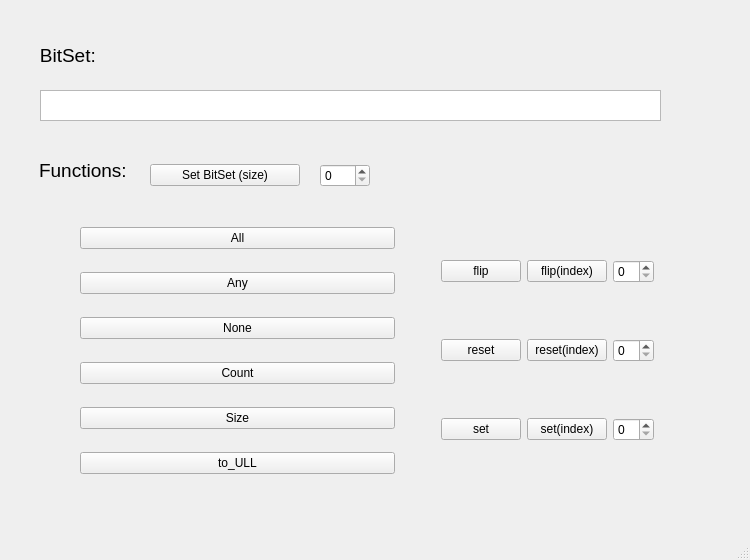
<?xml version="1.0" encoding="UTF-8"?>
<ui version="4.0">
 <class>MainWindow</class>
 <widget class="QMainWindow" name="MainWindow">
  <property name="geometry">
   <rect>
    <x>0</x>
    <y>0</y>
    <width>750</width>
    <height>560</height>
   </rect>
  </property>
  <property name="sizePolicy">
   <sizepolicy hsizetype="Fixed" vsizetype="Fixed">
    <horstretch>0</horstretch>
    <verstretch>0</verstretch>
   </sizepolicy>
  </property>
  <property name="minimumSize">
   <size>
    <width>750</width>
    <height>560</height>
   </size>
  </property>
  <property name="maximumSize">
   <size>
    <width>750</width>
    <height>560</height>
   </size>
  </property>
  <property name="windowTitle">
   <string>MainWindow</string>
  </property>
  <widget class="QWidget" name="centralwidget">
   <widget class="QLabel" name="label">
    <property name="geometry">
     <rect>
      <x>20</x>
      <y>30</y>
      <width>101</width>
      <height>51</height>
     </rect>
    </property>
    <property name="font">
     <font>
      <pointsize>14</pointsize>
     </font>
    </property>
    <property name="text">
     <string>BitSet: </string>
    </property>
    <property name="alignment">
     <set>Qt::AlignCenter</set>
    </property>
   </widget>
   <widget class="QLabel" name="label_2">
    <property name="geometry">
     <rect>
      <x>20</x>
      <y>140</y>
      <width>131</width>
      <height>61</height>
     </rect>
    </property>
    <property name="font">
     <font>
      <pointsize>14</pointsize>
     </font>
    </property>
    <property name="text">
     <string>Functions: </string>
    </property>
    <property name="alignment">
     <set>Qt::AlignCenter</set>
    </property>
   </widget>
   <widget class="QWidget" name="horizontalLayoutWidget">
    <property name="geometry">
     <rect>
      <x>150</x>
      <y>160</y>
      <width>221</width>
      <height>31</height>
     </rect>
    </property>
    <layout class="QHBoxLayout" name="horizontalLayout_2">
     <property name="spacing">
      <number>0</number>
     </property>
     <item>
      <widget class="QPushButton" name="setBitsetButton">
       <property name="maximumSize">
        <size>
         <width>150</width>
         <height>16777215</height>
        </size>
       </property>
       <property name="text">
        <string>Set BitSet (size)</string>
       </property>
      </widget>
     </item>
     <item>
      <spacer name="horizontalSpacer">
       <property name="orientation">
        <enum>Qt::Horizontal</enum>
       </property>
       <property name="sizeType">
        <enum>QSizePolicy::Fixed</enum>
       </property>
       <property name="sizeHint" stdset="0">
        <size>
         <width>20</width>
         <height>20</height>
        </size>
       </property>
      </spacer>
     </item>
     <item>
      <widget class="QSpinBox" name="sizeBox">
       <property name="maximumSize">
        <size>
         <width>50</width>
         <height>16777215</height>
        </size>
       </property>
      </widget>
     </item>
    </layout>
   </widget>
   <widget class="QWidget" name="horizontalLayoutWidget_5">
    <property name="geometry">
     <rect>
      <x>80</x>
      <y>210</y>
      <width>574</width>
      <height>283</height>
     </rect>
    </property>
    <layout class="QHBoxLayout" name="horizontalLayout_7">
     <property name="rightMargin">
      <number>0</number>
     </property>
     <item>
      <layout class="QVBoxLayout" name="verticalLayout">
       <property name="bottomMargin">
        <number>0</number>
       </property>
       <item>
        <widget class="QPushButton" name="allButton">
         <property name="text">
          <string>All</string>
         </property>
        </widget>
       </item>
       <item>
        <widget class="QPushButton" name="anyButton">
         <property name="text">
          <string>Any</string>
         </property>
        </widget>
       </item>
       <item>
        <widget class="QPushButton" name="noneButton">
         <property name="text">
          <string>None</string>
         </property>
        </widget>
       </item>
       <item>
        <widget class="QPushButton" name="countButton">
         <property name="text">
          <string>Count</string>
         </property>
        </widget>
       </item>
       <item>
        <widget class="QPushButton" name="sizeButton">
         <property name="text">
          <string>Size</string>
         </property>
        </widget>
       </item>
       <item>
        <widget class="QPushButton" name="toUllButton">
         <property name="text">
          <string>to_ULL</string>
         </property>
        </widget>
       </item>
      </layout>
     </item>
     <item>
      <spacer name="horizontalSpacer_2">
       <property name="orientation">
        <enum>Qt::Horizontal</enum>
       </property>
       <property name="sizeType">
        <enum>QSizePolicy::Fixed</enum>
       </property>
       <property name="sizeHint" stdset="0">
        <size>
         <width>40</width>
         <height>20</height>
        </size>
       </property>
      </spacer>
     </item>
     <item>
      <layout class="QVBoxLayout" name="verticalLayout_2">
       <property name="bottomMargin">
        <number>0</number>
       </property>
       <item>
        <layout class="QHBoxLayout" name="horizontalLayout_3">
         <item>
          <widget class="QPushButton" name="flipButton">
           <property name="sizePolicy">
            <sizepolicy hsizetype="Fixed" vsizetype="Fixed">
             <horstretch>0</horstretch>
             <verstretch>0</verstretch>
            </sizepolicy>
           </property>
           <property name="text">
            <string>flip</string>
           </property>
          </widget>
         </item>
         <item>
          <widget class="QPushButton" name="flipIdButton">
           <property name="sizePolicy">
            <sizepolicy hsizetype="Fixed" vsizetype="Fixed">
             <horstretch>0</horstretch>
             <verstretch>0</verstretch>
            </sizepolicy>
           </property>
           <property name="text">
            <string>flip(index)</string>
           </property>
          </widget>
         </item>
         <item>
          <widget class="QSpinBox" name="flipBox">
           <property name="sizePolicy">
            <sizepolicy hsizetype="Fixed" vsizetype="Fixed">
             <horstretch>0</horstretch>
             <verstretch>0</verstretch>
            </sizepolicy>
           </property>
          </widget>
         </item>
        </layout>
       </item>
       <item>
        <layout class="QHBoxLayout" name="horizontalLayout_5">
         <item>
          <widget class="QPushButton" name="resetButton">
           <property name="sizePolicy">
            <sizepolicy hsizetype="Fixed" vsizetype="Fixed">
             <horstretch>0</horstretch>
             <verstretch>0</verstretch>
            </sizepolicy>
           </property>
           <property name="text">
            <string>reset</string>
           </property>
          </widget>
         </item>
         <item>
          <widget class="QPushButton" name="resetIdButton">
           <property name="sizePolicy">
            <sizepolicy hsizetype="Fixed" vsizetype="Fixed">
             <horstretch>0</horstretch>
             <verstretch>0</verstretch>
            </sizepolicy>
           </property>
           <property name="text">
            <string>reset(index)</string>
           </property>
          </widget>
         </item>
         <item>
          <widget class="QSpinBox" name="resetBox">
           <property name="sizePolicy">
            <sizepolicy hsizetype="Fixed" vsizetype="Fixed">
             <horstretch>0</horstretch>
             <verstretch>0</verstretch>
            </sizepolicy>
           </property>
          </widget>
         </item>
        </layout>
       </item>
       <item>
        <layout class="QHBoxLayout" name="horizontalLayout_6">
         <item>
          <widget class="QPushButton" name="setButton">
           <property name="sizePolicy">
            <sizepolicy hsizetype="Fixed" vsizetype="Fixed">
             <horstretch>0</horstretch>
             <verstretch>0</verstretch>
            </sizepolicy>
           </property>
           <property name="text">
            <string>set</string>
           </property>
          </widget>
         </item>
         <item>
          <widget class="QPushButton" name="setIdButton">
           <property name="sizePolicy">
            <sizepolicy hsizetype="Fixed" vsizetype="Fixed">
             <horstretch>0</horstretch>
             <verstretch>0</verstretch>
            </sizepolicy>
           </property>
           <property name="text">
            <string>set(index)</string>
           </property>
          </widget>
         </item>
         <item>
          <widget class="QSpinBox" name="setBox">
           <property name="sizePolicy">
            <sizepolicy hsizetype="Fixed" vsizetype="Fixed">
             <horstretch>0</horstretch>
             <verstretch>0</verstretch>
            </sizepolicy>
           </property>
           <property name="maximumSize">
            <size>
             <width>41</width>
             <height>16777215</height>
            </size>
           </property>
          </widget>
         </item>
        </layout>
       </item>
      </layout>
     </item>
    </layout>
   </widget>
   <widget class="QTextBrowser" name="bitsetBrowser">
    <property name="geometry">
     <rect>
      <x>40</x>
      <y>90</y>
      <width>621</width>
      <height>31</height>
     </rect>
    </property>
   </widget>
  </widget>
  <widget class="QMenuBar" name="menubar">
   <property name="geometry">
    <rect>
     <x>0</x>
     <y>0</y>
     <width>750</width>
     <height>22</height>
    </rect>
   </property>
  </widget>
  <widget class="QStatusBar" name="statusbar"/>
 </widget>
 <resources/>
 <connections/>
</ui>
